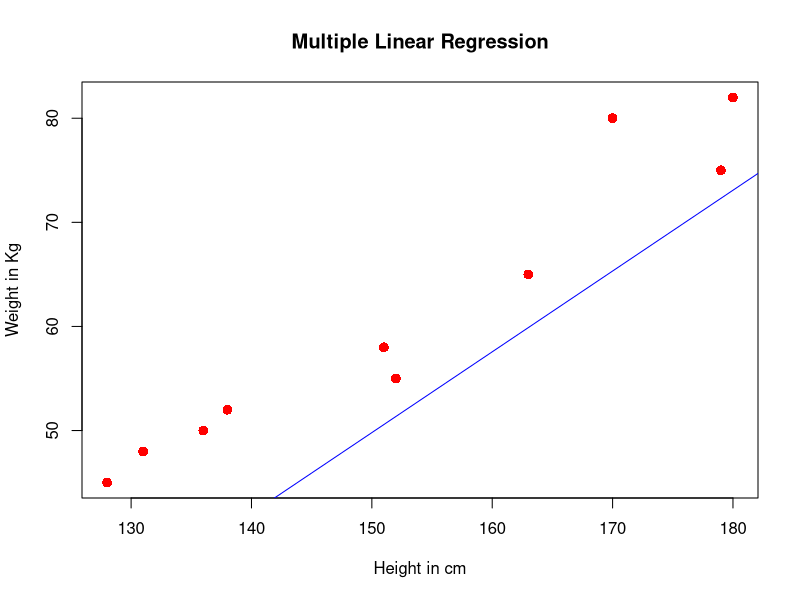

Reproduce this figure in R. (Note: this script raises an error after producing the figure.)
data1 <- read.csv("RWA/multiple_reg.csv")

# Build a multiple linear regression model
model <- lm(Weight ~ Height + Age, data = data1)
summary(model)  # Show model summary

# Take user input for prediction
a_height <- as.integer(readline("Enter the height of the individual: "))
a_age <- as.integer(readline("Enter the age of the individual: "))
a <- data.frame(Height = a_height, Age = a_age)

# Make prediction using the model
result <- predict(model, a)
cat("The predicted weight is", result, "kg\n")

# Plot the data (Height vs Weight)
plot(data1$Height, data1$Weight, col = "red", main = "Multiple Linear Regression", 
     cex = 1.3, pch = 16, xlab = "Height in cm", ylab = "Weight in Kg")
abline(model, col = "blue")


# Add the regression plane to the 3D scatter plot
s3d <- scatterplot3d(data1$Height, data1$Age, data1$Weight, pch = 16, color = "red", 
                          xlab = "Height", ylab = "Age", zlab = "Weight", main = "3D Regression Plot")

# Get the plane coefficients from the model
plane_coeff <- coef(model)

# Define the regression plane
s3d$plane3d(plane_coeff, draw_polygon = TRUE, polygon_args = list(col = rgb(0, 0, 1, 0.5)))